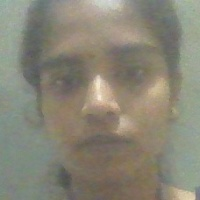
#> input picture datasets/Robin/20241108184034_1.jpg, 200 x 200 px, given in place of the camera
$ python create_data.py
#> lines starting #> are read from the running program, lines starting #| are printed output that depends on the picture; after the words box and inside, x2 and y2 are one past the last pixel; in counts of white or black regions, pixels touching at a corner belong together
import cv2
import sys
import numpy
import os

haar_file = 'haarcascade_frontalface_default.xml'

datasets = 'datasets'


sub_data = 'harshitha'

path = os.path.join(datasets, sub_data)
if not os.path.isdir(path):
    os.mkdir(path)

(width, height) = (130, 100)

face_cascade = cv2.CascadeClassifier(haar_file)
webcam = cv2.VideoCapture(0)


count = 1
while count <= 200:
    (_, im) = webcam.read()
#> im is the input picture: shape (200, 200, 3); mean B, G, R 118.4, 133.2, 136.5
    gray = cv2.cvtColor(im, cv2.COLOR_BGR2GRAY)
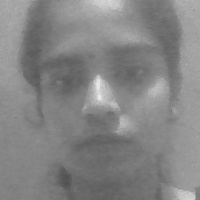
#> gray: shape (200, 200); min 79, max 236, mean 132.5
    faces = face_cascade.detectMultiScale(gray, 1.3, 4)
#> faces = ()
    for (x, y, w, h) in faces:
        cv2.rectangle(im, (x, y), (x + w, y + h), (255, 0, 0), 2)
        face = gray[y:y + h, x:x + w]
        face_resize = cv2.resize(face, (width, height))
        cv2.imwrite('%s/%s.png' % (path, count), face_resize)
        count += 1

        if count > 200:
            break
#> this loop made 0 passes
#> after the loop, count = 1

    cv2.imshow('OpenCV', im)
    key = cv2.waitKey(10)
#> (key Esc is pressed here)
    if key == 27:
        break

webcam.release()
cv2.destroyAllWindows()

$ run again, on datasets/Robin/20241108184036_2.jpg
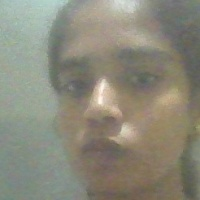
#> input picture datasets/Robin/20241108184036_2.jpg, 200 x 200 px, given in place of the camera
#> im is the input picture: shape (200, 200, 3); mean B, G, R 122.9, 137.4, 139.1
#> `gray = cv2.cvtColor(im, cv2.COLOR_BGR2GRAY)`:
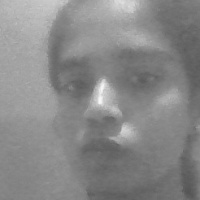
#> gray: shape (200, 200); min 85, max 246, mean 136.3
#> faces = ()
#> after the loop `for (x, y, w, h) in faces:`: count = 1

$ run again, on datasets/Robin/20241108184037_3.jpg
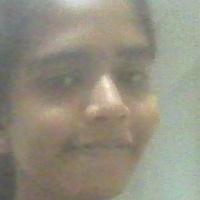
#> input picture datasets/Robin/20241108184037_3.jpg, 200 x 200 px, given in place of the camera
#> im is the input picture: shape (200, 200, 3); mean B, G, R 128.4, 143.4, 147.2
#> `gray = cv2.cvtColor(im, cv2.COLOR_BGR2GRAY)`:
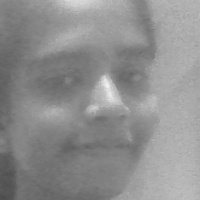
#> gray: shape (200, 200); min 76, max 242, mean 142.8
#> faces = ()
#> after the loop `for (x, y, w, h) in faces:`: count = 1

$ run again, on datasets/Robin/20241108184040_4.jpg
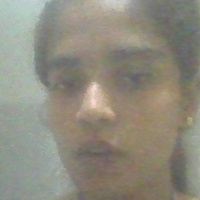
#> input picture datasets/Robin/20241108184040_4.jpg, 200 x 200 px, given in place of the camera
#> im is the input picture: shape (200, 200, 3); mean B, G, R 126.6, 139.3, 142.7
#> faces = [[7, 8, 187, 187]]
#> the loop `for (x, y, w, h) in faces:` made 1 pass
#> (x, y, w, h, count) on pass 1: (7, 8, 187, 187, 2)
#> pass 1, `face_resize = cv2.resize(face, (width, height))`:
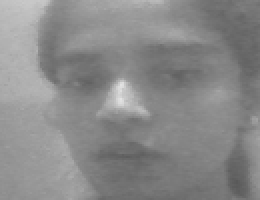
#> face_resize: shape (100, 130) (shown 2 times larger); min 89, max 228, mean 137.2
#> after the loop `for (x, y, w, h) in faces:`:
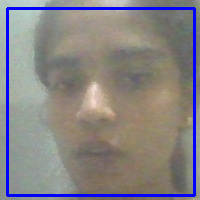
#> im: shape (200, 200, 3); 5.6% of pixels changed, all inside (x1, y1, x2, y2) = (6, 7, 196, 197)
#> after the loop `for (x, y, w, h) in faces:`: count = 2
